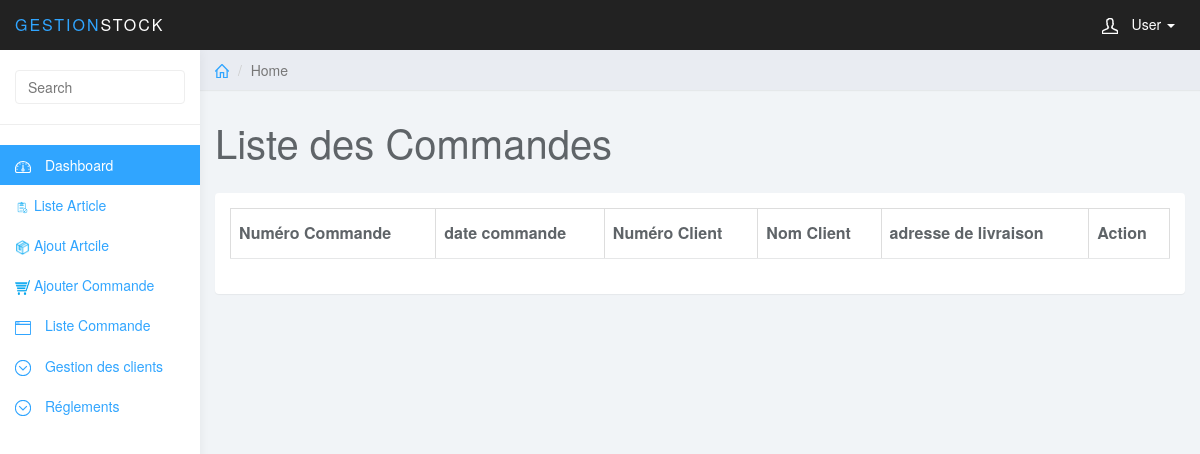
Page /index.controller.php?action=liste&controller=commande (signed in) on the earlier database version.
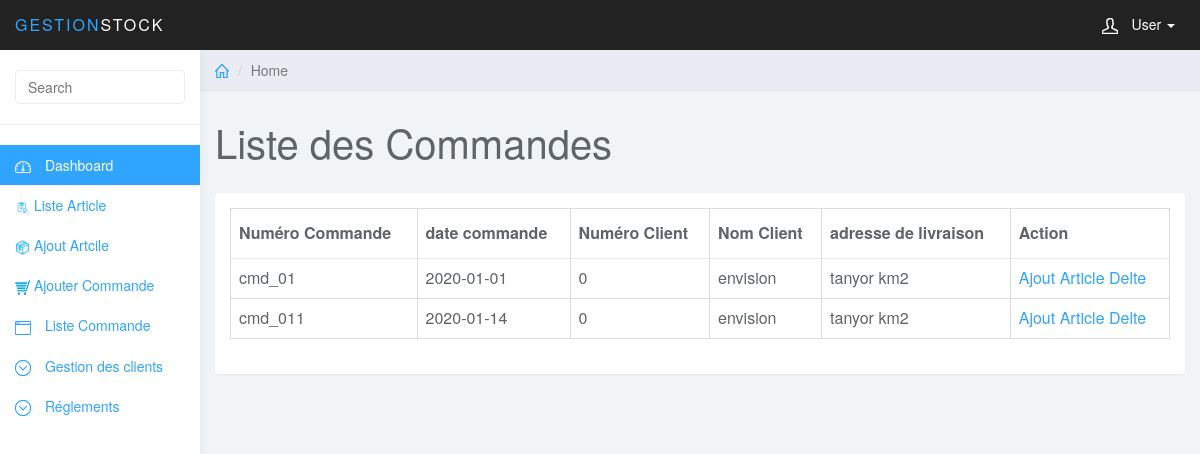
Same page on the later database version.
### tables this page shows
CREATE TABLE `commande` (
  `id` int(11) NOT NULL,
  `date_commande` date NOT NULL,
  `adresse_livraison` varchar(100) NOT NULL,
  `id_client` int(10) NOT NULL,
  `num_cmd` varchar(10) NOT NULL
);

### models/commande.class.php (called while the page is built, shortened)
<?php
class commande
{
	 public function liste($cnx)
	{
		$query = 'SELECT * FROM commande ';
	 	$tab=$cnx->query($query)->fetchAll(PDO::FETCH_OBJ);
	 	return $tab;
	 }
}
?>

### views/commande/commande_liste.php (the view, shortened to what this page needs)
<?php include('include/header.php') ?>
	<div class="col-sm-9 col-sm-offset-3 col-lg-10 col-lg-offset-2 main">
		<div class="row">
			<ol class="breadcrumb">
				<li><a href="index.controller.php?action=dashboard&controller=admin"><svg class="glyph stroked home"><use xlink:href="#stroked-home"></use></svg></a></li>
				<li class="active">Home</li>
			</ol>
		</div>
		<div class="row">
			<div class="col-lg-12">
				<h1 class="page-header">Liste des Commandes</h1>
			</div>
		</div>
		<div class="row">
			<div class="col-lg-12">
				<div class="panel panel-default">
					<div class="panel-body">
						<table class="table table-bordered" >
						    <thead>
						    <tr>
						        <th data-field="numCommande" data-checkbox="true" >Numéro Commande</th>
						        <th data-field="date_commande" data-sortable="true">date commande</th>
						        <th data-field="numClient"  data-sortable="true">Numéro Client</th>
								<th data-field="nomClient"  data-sortable="true">Nom Client</th>
								<th data-field="adresse_livraison" data-sortable="true">adresse de livraison</th>
								<th data-field="adresse_livraison" data-sortable="true">Action</th>
						    </tr>
							</thead>
							<?php foreach ( $res  as $cmd ){
							?>
							<tr>
								<td><?php  echo $cmd->num_cmd; ?></td>
								<td><?php print_r($cmd->date_commande) ; ?></td>
								<td><?php print_r($cmd->id_client) ; ?></td>
								<td><?php print_r("envision") ; ?></td>
								<td><?php print_r($cmd->adresse_livraison) ; ?></td>
								<td>
								<a href="index.controller.php?controller=commande&action=addDetails">Ajout Article</a>
								<a href="index.controller.php?controller=commande&action=supp">Delte</a>
								</td>
							</tr>
							<?php }; ?>
						</table>
					</div>
				</div>
			</div>
		</div>
	</div>

Differences in the rows shown:
added commande: num_cmd "cmd_01", value "2020-01-01 0 envision tanyor km2"
added commande: num_cmd "cmd_011", value "2020-01-14 0 envision tanyor km2"
